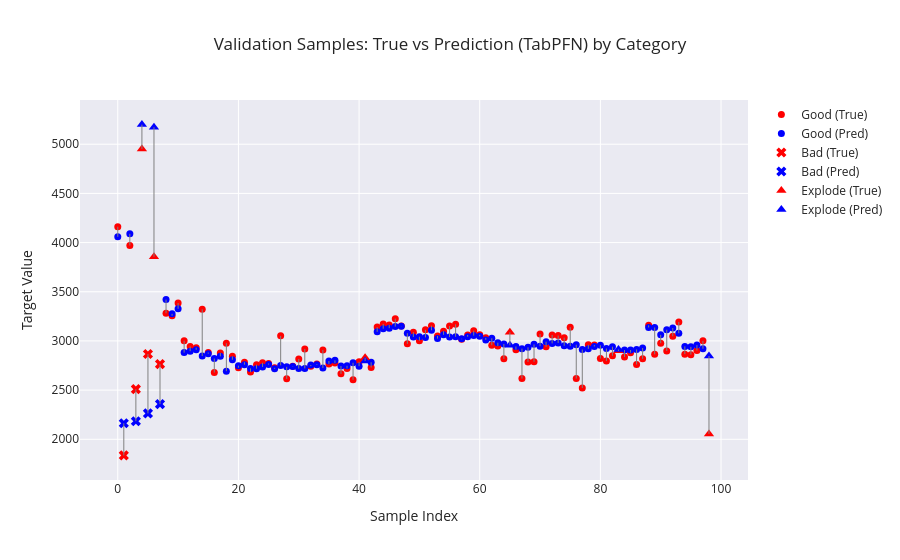

Notebook code for this chart:
### Markdown cell above
# Check Validation Data

### Code cell
import plotly.graph_objects as go
import numpy as np

# Convert to numpy arrays
true_vals = np.array(y_dev).ravel()
pred_vals = np.array(final_pred).ravel()

# Sample index
sample_idx = np.arange(len(true_vals))

# Extract category per sample (aligned with y_dev)
categories = dev_df.groupby("Sample ID")["Category"].first().values

# Masks
mask_good    = categories == "Good"
mask_bad     = categories == "Bad"
mask_explode = categories == "Explode"

fig = go.Figure()

# --- GOOD (circles) ---
fig.add_trace(go.Scatter(
    x=sample_idx[mask_good],
    y=true_vals[mask_good],
    mode="markers",
    name="Good (True)",
    marker=dict(symbol="circle", color="red", size=7)
))
fig.add_trace(go.Scatter(
    x=sample_idx[mask_good],
    y=pred_vals[mask_good],
    mode="markers",
    name="Good (Pred)",
    marker=dict(symbol="circle", color="blue", size=7)
))

# --- BAD (X) ---
fig.add_trace(go.Scatter(
    x=sample_idx[mask_bad],
    y=true_vals[mask_bad],
    mode="markers",
    name="Bad (True)",
    marker=dict(symbol="x", color="red", size=9)
))
fig.add_trace(go.Scatter(
    x=sample_idx[mask_bad],
    y=pred_vals[mask_bad],
    mode="markers",
    name="Bad (Pred)",
    marker=dict(symbol="x", color="blue", size=9)
))

# --- EXPLODE (triangle-up) ---
fig.add_trace(go.Scatter(
    x=sample_idx[mask_explode],
    y=true_vals[mask_explode],
    mode="markers",
    name="Explode (True)",
    marker=dict(symbol="triangle-up", color="red", size=9)
))
fig.add_trace(go.Scatter(
    x=sample_idx[mask_explode],
    y=pred_vals[mask_explode],
    mode="markers",
    name="Explode (Pred)",
    marker=dict(symbol="triangle-up", color="blue", size=9)
))

# Connecting lines
for i in range(len(sample_idx)):
    fig.add_trace(go.Scatter(
        x=[sample_idx[i], sample_idx[i]],
        y=[true_vals[i], pred_vals[i]],
        mode="lines",
        line=dict(color="gray", width=1),
        showlegend=False
    ))

fig.update_layout(
    title="Validation Samples: True vs Prediction (TabPFN) by Category",
    xaxis_title="Sample Index",
    yaxis_title="Target Value",
    template="seaborn"
)

fig.write_html("Graphs/TabPFN_Evaltrue.html")
fig.show()

### Figure 1 — Plotly figure (JSON) as saved in the notebook; plotly's stock layout.template omitted (floating-point values rounded to 4 significant figures)
{"data": [{"marker": {"color": "red", "size": 7, "symbol": "circle"}, "mode": "markers", "name": "Good (True)", "type": "scatter", "x": [0, 2, 8, 9, 10, 11, 12, 13, 14, 15, 16, 17, 18, 19, 20, 21, 22, 23, 24, 25, 26, 27, 28, 29, 30, 31, 32, 33, 34, 35, 36, 37, 38, 39, 40, 42, 43, 44, 45, 46, 47, 48, 49, 50, 51, 52, 53, 54, 55, 56, 57, 58, 59, 60, 61, 62, 63, 64, 66, 67, 68, 69, 70, 71, 72, 73, 74, 75, 76, 77, 78, 79, 80, 81, 82, 84, 85, 86, 87, 88, 89, 90, 91, 92, 93, 94, 95, 96, 97], "y": [4161.0, 3970.0, 3281.0, 3256.0, 3385.0, 3002.0, 2944.0, 2932.0, 3321.0, 2882.0, 2679.0, 2877.0, 2976.0, 2843.0, 2727.0, 2784.0, 2683.0, 2758.0, 2778.0, 2770.0, 2726.0, 3052.0, 2614.0, 2744.0, 2816.0, 2919.0, 2744.0, 2765.0, 2909.0, 2766.0, 2775.0, 2665.0, 2720.0, 2604.0, 2787.0, 2730.0, 3141.0, 3173.0, 3163.0, 3227.0, 3152.0, 2970.0, 3089.0, 3002.0, 3113.0, 3156.0, 3051.0, 3099.0, 3153.0, 3169.0, 3017.0, 3061.0, 3105.0, 3062.0, 3031.0, 2956.0, 2948.0, 2818.0, 2910.0, 2617.0, 2787.0, 2788.0, 3070.0, 2940.0, 3061.0, 3054.0, 3033.0, 3139.0, 2617.0, 2522.0, 2961.0, 2958.0, 2821.0, 2796.0, 2849.0, 2837.0, 2880.0, 2760.0, 2818.0, 3159.0, 2864.0, 2977.0, 2898.0, 3048.0, 3193.0, 2866.0, 2861.0, 2903.0, 3001.0]}, {"marker": {"color": "blue", "size": 7, "symbol": "circle"}, "mode": "markers", "name": "Good (Pred)", "type": "scatter", "x": [0, 2, 8, 9, 10, 11, 12, 13, 14, 15, 16, 17, 18, 19, 20, 21, 22, 23, 24, 25, 26, 27, 28, 29, 30, 31, 32, 33, 34, 35, 36, 37, 38, 39, 40, 42, 43, 44, 45, 46, 47, 48, 49, 50, 51, 52, 53, 54, 55, 56, 57, 58, 59, 60, 61, 62, 63, 64, 66, 67, 68, 69, 70, 71, 72, 73, 74, 75, 76, 77, 78, 79, 80, 81, 82, 84, 85, 86, 87, 88, 89, 90, 91, 92, 93, 94, 95, 96, 97], "y": [4059.0, 4089.0, 3420.0, 3275.0, 3327.0, 2881.0, 2896.0, 2910.0, 2847.0, 2870.0, 2821.0, 2843.0, 2693.0, 2809.0, 2748.0, 2758.0, 2721.0, 2718.0, 2735.0, 2760.0, 2717.0, 2751.0, 2737.0, 2740.0, 2719.0, 2720.0, 2755.0, 2758.0, 2724.0, 2795.0, 2802.0, 2745.0, 2748.0, 2778.0, 2743.0, 2783.0, 3093.0, 3124.0, 3130.0, 3146.0, 3150.0, 3078.0, 3040.0, 3043.0, 3036.0, 3108.0, 3024.0, 3062.0, 3040.0, 3043.0, 3022.0, 3042.0, 3054.0, 3048.0, 3011.0, 3027.0, 2982.0, 2969.0, 2944.0, 2922.0, 2935.0, 2965.0, 2946.0, 2992.0, 2975.0, 2980.0, 2950.0, 2947.0, 2961.0, 2912.0, 2919.0, 2943.0, 2956.0, 2922.0, 2942.0, 2907.0, 2908.0, 2913.0, 2928.0, 3137.0, 3137.0, 3062.0, 3114.0, 3131.0, 3078.0, 2944.0, 2940.0, 2958.0, 2921.0]}, {"marker": {"color": "red", "size": 9, "symbol": "x"}, "mode": "markers", "name": "Bad (True)", "type": "scatter", "x": [1, 3, 5, 7], "y": [1836.0, 2510.0, 2867.0, 2764.0]}, {"marker": {"color": "blue", "size": 9, "symbol": "x"}, "mode": "markers", "name": "Bad (Pred)", "type": "scatter", "x": [1, 3, 5, 7], "y": [2163.0, 2184.0, 2263.0, 2358.0]}, {"marker": {"color": "red", "size": 9, "symbol": "triangle-up"}, "mode": "markers", "name": "Explode (True)", "type": "scatter", "x": [4, 6, 41, 65, 83, 98], "y": [4952.0, 3856.0, 2830.0, 3089.0, 2899.0, 2054.0]}, {"marker": {"color": "blue", "size": 9, "symbol": "triangle-up"}, "mode": "markers", "name": "Explode (Pred)", "type": "scatter", "x": [4, 6, 41, 65, 83, 98], "y": [5199.0, 5173.0, 2796.0, 2956.0, 2913.0, 2847.0]}, {"line": {"color": "gray", "width": 1}, "mode": "lines", "showlegend": false, "type": "scatter", "x": [0, 0], "y": [4161.0, 4059.0]}, {"line": {"color": "gray", "width": 1}, "mode": "lines", "showlegend": false, "type": "scatter", "x": [1, 1], "y": [1836.0, 2163.0]}, {"line": {"color": "gray", "width": 1}, "mode": "lines", "showlegend": false, "type": "scatter", "x": [2, 2], "y": [3970.0, 4089.0]}, {"line": {"color": "gray", "width": 1}, "mode": "lines", "showlegend": false, "type": "scatter", "x": [3, 3], "y": [2510.0, 2184.0]}, {"line": {"color": "gray", "width": 1}, "mode": "lines", "showlegend": false, "type": "scatter", "x": [4, 4], "y": [4952, 5199.0]}, {"line": {"color": "gray", "width": 1}, "mode": "lines", "showlegend": false, "type": "scatter", "x": [5, 5], "y": [2867.0, 2263.0]}, {"line": {"color": "gray", "width": 1}, "mode": "lines", "showlegend": false, "type": "scatter", "x": [6, 6], "y": [3856.0, 5173.0]}, {"line": {"color": "gray", "width": 1}, "mode": "lines", "showlegend": false, "type": "scatter", "x": [7, 7], "y": [2764.0, 2358.0]}, {"line": {"color": "gray", "width": 1}, "mode": "lines", "showlegend": false, "type": "scatter", "x": [8, 8], "y": [3281.0, 3420.0]}, {"line": {"color": "gray", "width": 1}, "mode": "lines", "showlegend": false, "type": "scatter", "x": [9, 9], "y": [3256.0, 3275.0]}, {"line": {"color": "gray", "width": 1}, "mode": "lines", "showlegend": false, "type": "scatter", "x": [10, 10], "y": [3385.0, 3327.0]}, {"line": {"color": "gray", "width": 1}, "mode": "lines", "showlegend": false, "type": "scatter", "x": [11, 11], "y": [3002.0, 2881.0]}, {"line": {"color": "gray", "width": 1}, "mode": "lines", "showlegend": false, "type": "scatter", "x": [12, 12], "y": [2944.0, 2896.0]}, {"line": {"color": "gray", "width": 1}, "mode": "lines", "showlegend": false, "type": "scatter", "x": [13, 13], "y": [2932.0, 2910.0]}, {"line": {"color": "gray", "width": 1}, "mode": "lines", "showlegend": false, "type": "scatter", "x": [14, 14], "y": [3321.0, 2847.0]}, {"line": {"color": "gray", "width": 1}, "mode": "lines", "showlegend": false, "type": "scatter", "x": [15, 15], "y": [2882.0, 2870.0]}, {"line": {"color": "gray", "width": 1}, "mode": "lines", "showlegend": false, "type": "scatter", "x": [16, 16], "y": [2679.0, 2821.0]}, {"line": {"color": "gray", "width": 1}, "mode": "lines", "showlegend": false, "type": "scatter", "x": [17, 17], "y": [2877.0, 2843.0]}, {"line": {"color": "gray", "width": 1}, "mode": "lines", "showlegend": false, "type": "scatter", "x": [18, 18], "y": [2976.0, 2693.0]}, {"line": {"color": "gray", "width": 1}, "mode": "lines", "showlegend": false, "type": "scatter", "x": [19, 19], "y": [2843.0, 2809.0]}, {"line": {"color": "gray", "width": 1}, "mode": "lines", "showlegend": false, "type": "scatter", "x": [20, 20], "y": [2727.0, 2748.0]}, {"line": {"color": "gray", "width": 1}, "mode": "lines", "showlegend": false, "type": "scatter", "x": [21, 21], "y": [2784.0, 2758.0]}, {"line": {"color": "gray", "width": 1}, "mode": "lines", "showlegend": false, "type": "scatter", "x": [22, 22], "y": [2683.0, 2721.0]}, {"line": {"color": "gray", "width": 1}, "mode": "lines", "showlegend": false, "type": "scatter", "x": [23, 23], "y": [2758.0, 2718.0]}, {"line": {"color": "gray", "width": 1}, "mode": "lines", "showlegend": false, "type": "scatter", "x": [24, 24], "y": [2778.0, 2735.0]}, {"line": {"color": "gray", "width": 1}, "mode": "lines", "showlegend": false, "type": "scatter", "x": [25, 25], "y": [2770, 2760.0]}, {"line": {"color": "gray", "width": 1}, "mode": "lines", "showlegend": false, "type": "scatter", "x": [26, 26], "y": [2726.0, 2717.0]}, {"line": {"color": "gray", "width": 1}, "mode": "lines", "showlegend": false, "type": "scatter", "x": [27, 27], "y": [3052.0, 2751.0]}, {"line": {"color": "gray", "width": 1}, "mode": "lines", "showlegend": false, "type": "scatter", "x": [28, 28], "y": [2614.0, 2737.0]}, {"line": {"color": "gray", "width": 1}, "mode": "lines", "showlegend": false, "type": "scatter", "x": [29, 29], "y": [2744.0, 2740.0]}, {"line": {"color": "gray", "width": 1}, "mode": "lines", "showlegend": false, "type": "scatter", "x": [30, 30], "y": [2816.0, 2719.0]}, {"line": {"color": "gray", "width": 1}, "mode": "lines", "showlegend": false, "type": "scatter", "x": [31, 31], "y": [2919.0, 2720.0]}, {"line": {"color": "gray", "width": 1}, "mode": "lines", "showlegend": false, "type": "scatter", "x": [32, 32], "y": [2744.0, 2755.0]}, {"line": {"color": "gray", "width": 1}, "mode": "lines", "showlegend": false, "type": "scatter", "x": [33, 33], "y": [2765, 2758.0]}, {"line": {"color": "gray", "width": 1}, "mode": "lines", "showlegend": false, "type": "scatter", "x": [34, 34], "y": [2909.0, 2724.0]}, {"line": {"color": "gray", "width": 1}, "mode": "lines", "showlegend": false, "type": "scatter", "x": [35, 35], "y": [2766.0, 2795.0]}, {"line": {"color": "gray", "width": 1}, "mode": "lines", "showlegend": false, "type": "scatter", "x": [36, 36], "y": [2775.0, 2802.0]}, {"line": {"color": "gray", "width": 1}, "mode": "lines", "showlegend": false, "type": "scatter", "x": [37, 37], "y": [2665.0, 2745.0]}, {"line": {"color": "gray", "width": 1}, "mode": "lines", "showlegend": false, "type": "scatter", "x": [38, 38], "y": [2720.0, 2748.0]}, {"line": {"color": "gray", "width": 1}, "mode": "lines", "showlegend": false, "type": "scatter", "x": [39, 39], "y": [2604.0, 2778.0]}, {"line": {"color": "gray", "width": 1}, "mode": "lines", "showlegend": false, "type": "scatter", "x": [40, 40], "y": [2787.0, 2743.0]}, {"line": {"color": "gray", "width": 1}, "mode": "lines", "showlegend": false, "type": "scatter", "x": [41, 41], "y": [2830.0, 2796.0]}, {"line": {"color": "gray", "width": 1}, "mode": "lines", "showlegend": false, "type": "scatter", "x": [42, 42], "y": [2730.0, 2783.0]}, {"line": {"color": "gray", "width": 1}, "mode": "lines", "showlegend": false, "type": "scatter", "x": [43, 43], "y": [3141.0, 3093.0]}, {"line": {"color": "gray", "width": 1}, "mode": "lines", "showlegend": false, "type": "scatter", "x": [44, 44], "y": [3173.0, 3124.0]}, {"line": {"color": "gray", "width": 1}, "mode": "lines", "showlegend": false, "type": "scatter", "x": [45, 45], "y": [3163.0, 3130.0]}, {"line": {"color": "gray", "width": 1}, "mode": "lines", "showlegend": false, "type": "scatter", "x": [46, 46], "y": [3227.0, 3146.0]}, {"line": {"color": "gray", "width": 1}, "mode": "lines", "showlegend": false, "type": "scatter", "x": [47, 47], "y": [3152, 3150.0]}, {"line": {"color": "gray", "width": 1}, "mode": "lines", "showlegend": false, "type": "scatter", "x": [48, 48], "y": [2970.0, 3078.0]}, {"line": {"color": "gray", "width": 1}, "mode": "lines", "showlegend": false, "type": "scatter", "x": [49, 49], "y": [3089.0, 3040.0]}, {"line": {"color": "gray", "width": 1}, "mode": "lines", "showlegend": false, "type": "scatter", "x": [50, 50], "y": [3002.0, 3043.0]}, {"line": {"color": "gray", "width": 1}, "mode": "lines", "showlegend": false, "type": "scatter", "x": [51, 51], "y": [3113.0, 3036.0]}, {"line": {"color": "gray", "width": 1}, "mode": "lines", "showlegend": false, "type": "scatter", "x": [52, 52], "y": [3156.0, 3108.0]}, {"line": {"color": "gray", "width": 1}, "mode": "lines", "showlegend": false, "type": "scatter", "x": [53, 53], "y": [3051.0, 3024.0]}, {"line": {"color": "gray", "width": 1}, "mode": "lines", "showlegend": false, "type": "scatter", "x": [54, 54], "y": [3099.0, 3062.0]}, {"line": {"color": "gray", "width": 1}, "mode": "lines", "showlegend": false, "type": "scatter", "x": [55, 55], "y": [3153.0, 3040.0]}, {"line": {"color": "gray", "width": 1}, "mode": "lines", "showlegend": false, "type": "scatter", "x": [56, 56], "y": [3169.0, 3043.0]}, {"line": {"color": "gray", "width": 1}, "mode": "lines", "showlegend": false, "type": "scatter", "x": [57, 57], "y": [3017.0, 3022.0]}, {"line": {"color": "gray", "width": 1}, "mode": "lines", "showlegend": false, "type": "scatter", "x": [58, 58], "y": [3061.0, 3042.0]}, {"line": {"color": "gray", "width": 1}, "mode": "lines", "showlegend": false, "type": "scatter", "x": [59, 59], "y": [3105.0, 3054.0]}, {"line": {"color": "gray", "width": 1}, "mode": "lines", "showlegend": false, "type": "scatter", "x": [60, 60], "y": [3062.0, 3048.0]}, {"line": {"color": "gray", "width": 1}, "mode": "lines", "showlegend": false, "type": "scatter", "x": [61, 61], "y": [3031.0, 3011.0]}, {"line": {"color": "gray", "width": 1}, "mode": "lines", "showlegend": false, "type": "scatter", "x": [62, 62], "y": [2956.0, 3027.0]}, {"line": {"color": "gray", "width": 1}, "mode": "lines", "showlegend": false, "type": "scatter", "x": [63, 63], "y": [2948, 2982.0]}, {"line": {"color": "gray", "width": 1}, "mode": "lines", "showlegend": false, "type": "scatter", "x": [64, 64], "y": [2818.0, 2969.0]}, {"line": {"color": "gray", "width": 1}, "mode": "lines", "showlegend": false, "type": "scatter", "x": [65, 65], "y": [3089.0, 2956.0]}, {"line": {"color": "gray", "width": 1}, "mode": "lines", "showlegend": false, "type": "scatter", "x": [66, 66], "y": [2910.0, 2944.0]}, {"line": {"color": "gray", "width": 1}, "mode": "lines", "showlegend": false, "type": "scatter", "x": [67, 67], "y": [2617.0, 2922.0]}, {"line": {"color": "gray", "width": 1}, "mode": "lines", "showlegend": false, "type": "scatter", "x": [68, 68], "y": [2787.0, 2935.0]}, {"line": {"color": "gray", "width": 1}, "mode": "lines", "showlegend": false, "type": "scatter", "x": [69, 69], "y": [2788.0, 2965.0]}, {"line": {"color": "gray", "width": 1}, "mode": "lines", "showlegend": false, "type": "scatter", "x": [70, 70], "y": [3070.0, 2946.0]}, {"line": {"color": "gray", "width": 1}, "mode": "lines", "showlegend": false, "type": "scatter", "x": [71, 71], "y": [2940.0, 2992.0]}, {"line": {"color": "gray", "width": 1}, "mode": "lines", "showlegend": false, "type": "scatter", "x": [72, 72], "y": [3061.0, 2975.0]}, {"line": {"color": "gray", "width": 1}, "mode": "lines", "showlegend": false, "type": "scatter", "x": [73, 73], "y": [3054.0, 2980.0]}, {"line": {"color": "gray", "width": 1}, "mode": "lines", "showlegend": false, "type": "scatter", "x": [74, 74], "y": [3033, 2950.0]}, {"line": {"color": "gray", "width": 1}, "mode": "lines", "showlegend": false, "type": "scatter", "x": [75, 75], "y": [3139.0, 2947.0]}, {"line": {"color": "gray", "width": 1}, "mode": "lines", "showlegend": false, "type": "scatter", "x": [76, 76], "y": [2617.0, 2961.0]}, {"line": {"color": "gray", "width": 1}, "mode": "lines", "showlegend": false, "type": "scatter", "x": [77, 77], "y": [2522.0, 2912.0]}, {"line": {"color": "gray", "width": 1}, "mode": "lines", "showlegend": false, "type": "scatter", "x": [78, 78], "y": [2961.0, 2919.0]}, {"line": {"color": "gray", "width": 1}, "mode": "lines", "showlegend": false, "type": "scatter", "x": [79, 79], "y": [2958.0, 2943.0]}, {"line": {"color": "gray", "width": 1}, "mode": "lines", "showlegend": false, "type": "scatter", "x": [80, 80], "y": [2821.0, 2956.0]}, {"line": {"color": "gray", "width": 1}, "mode": "lines", "showlegend": false, "type": "scatter", "x": [81, 81], "y": [2796.0, 2922.0]}, {"line": {"color": "gray", "width": 1}, "mode": "lines", "showlegend": false, "type": "scatter", "x": [82, 82], "y": [2849.0, 2942.0]}, {"line": {"color": "gray", "width": 1}, "mode": "lines", "showlegend": false, "type": "scatter", "x": [83, 83], "y": [2899, 2913.0]}, {"line": {"color": "gray", "width": 1}, "mode": "lines", "showlegend": false, "type": "scatter", "x": [84, 84], "y": [2837.0, 2907.0]}, {"line": {"color": "gray", "width": 1}, "mode": "lines", "showlegend": false, "type": "scatter", "x": [85, 85], "y": [2880.0, 2908.0]}, {"line": {"color": "gray", "width": 1}, "mode": "lines", "showlegend": false, "type": "scatter", "x": [86, 86], "y": [2760.0, 2913.0]}, {"line": {"color": "gray", "width": 1}, "mode": "lines", "showlegend": false, "type": "scatter", "x": [87, 87], "y": [2818.0, 2928.0]}, {"line": {"color": "gray", "width": 1}, "mode": "lines", "showlegend": false, "type": "scatter", "x": [88, 88], "y": [3159.0, 3137.0]}, {"line": {"color": "gray", "width": 1}, "mode": "lines", "showlegend": false, "type": "scatter", "x": [89, 89], "y": [2864.0, 3137.0]}, {"line": {"color": "gray", "width": 1}, "mode": "lines", "showlegend": false, "type": "scatter", "x": [90, 90], "y": [2977.0, 3062.0]}, {"line": {"color": "gray", "width": 1}, "mode": "lines", "showlegend": false, "type": "scatter", "x": [91, 91], "y": [2898.0, 3114.0]}, {"line": {"color": "gray", "width": 1}, "mode": "lines", "showlegend": false, "type": "scatter", "x": [92, 92], "y": [3048.0, 3131.0]}, {"line": {"color": "gray", "width": 1}, "mode": "lines", "showlegend": false, "type": "scatter", "x": [93, 93], "y": [3193.0, 3078.0]}, {"line": {"color": "gray", "width": 1}, "mode": "lines", "showlegend": false, "type": "scatter", "x": [94, 94], "y": [2866.0, 2944.0]}, {"line": {"color": "gray", "width": 1}, "mode": "lines", "showlegend": false, "type": "scatter", "x": [95, 95], "y": [2861.0, 2940.0]}, {"line": {"color": "gray", "width": 1}, "mode": "lines", "showlegend": false, "type": "scatter", "x": [96, 96], "y": [2903.0, 2958.0]}, {"line": {"color": "gray", "width": 1}, "mode": "lines", "showlegend": false, "type": "scatter", "x": [97, 97], "y": [3001.0, 2921.0]}, {"line": {"color": "gray", "width": 1}, "mode": "lines", "showlegend": false, "type": "scatter", "x": [98, 98], "y": [2054.0, 2847.0]}], "layout": {"title": {"text": "Validation Samples: True vs Prediction (TabPFN) by Category"}, "xaxis": {"title": {"text": "Sample Index"}}, "yaxis": {"title": {"text": "Target Value"}}}}
